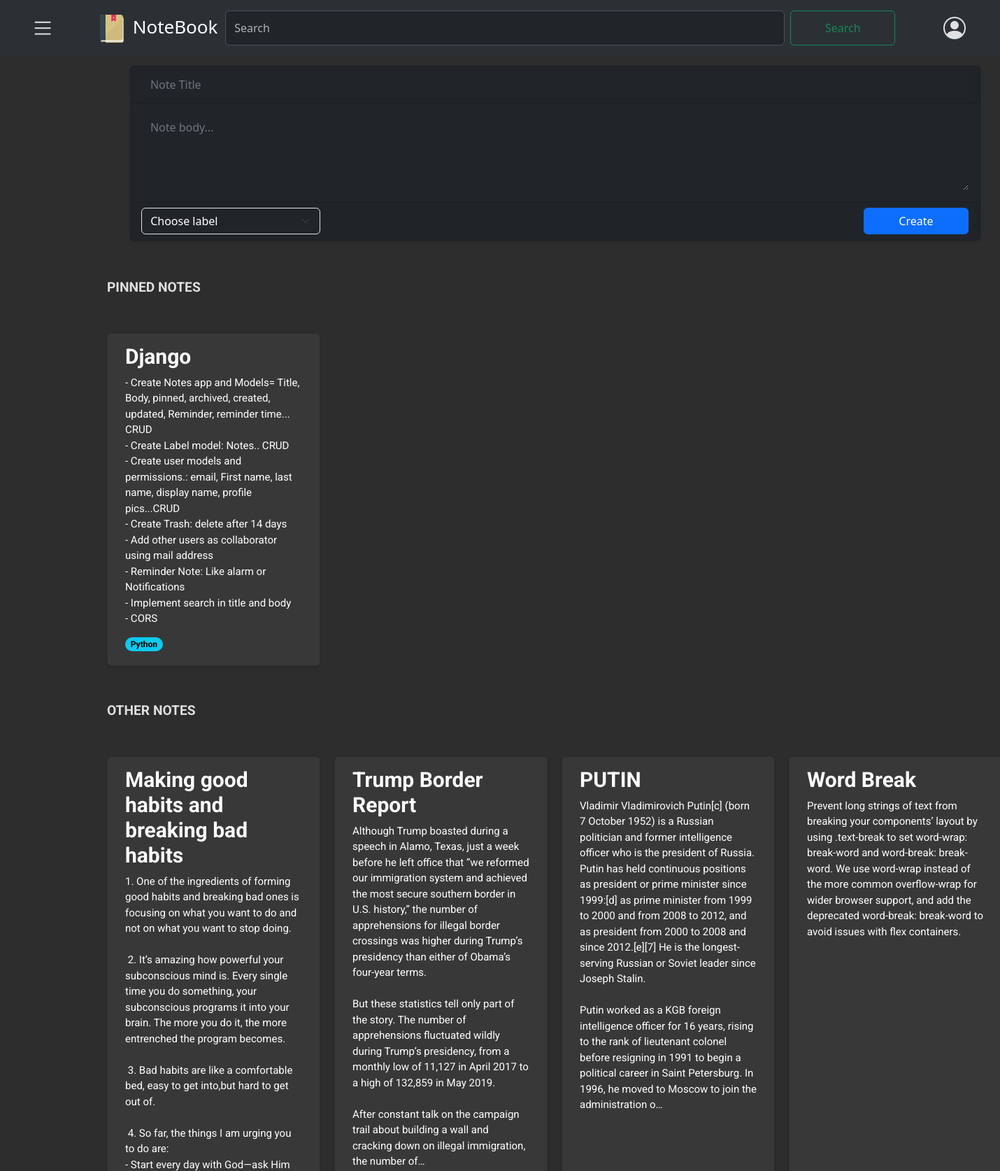
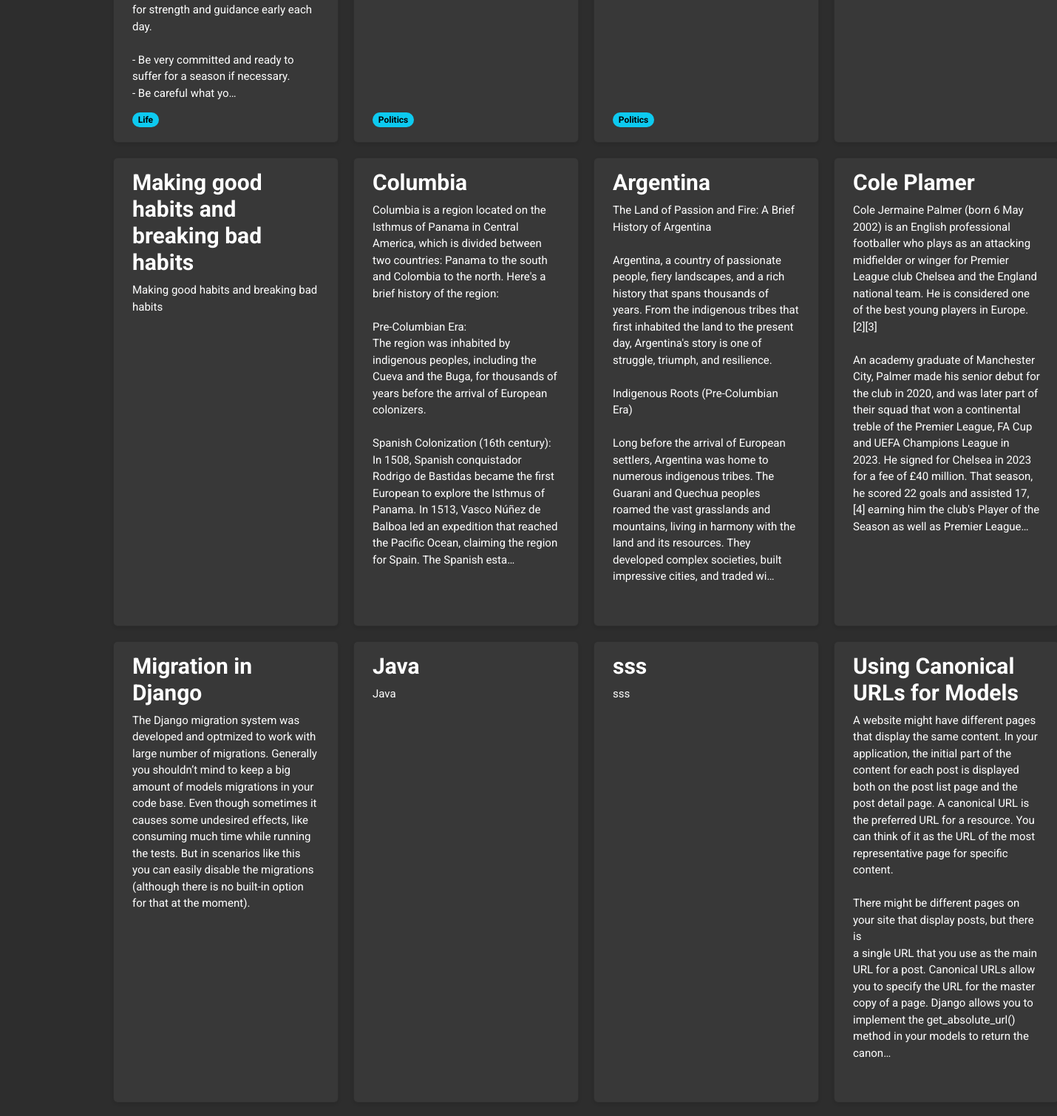
The page /notes/ (signed in, upper part) on the database its author committed (2 pictures, top to bottom).
### notes/models.py (models this page shows, shortened)
class Note(models.Model):
    user= models.ForeignKey(CustomUser,on_delete=models.CASCADE, related_name='notes')
    title= models.CharField(max_length=100, null=False)
    body= models.TextField()
    label= models.ForeignKey(Label, on_delete=models.SET_NULL, related_name="notes", blank=True, null=True)
    archived= models.BooleanField(default=False)
    pinned= models.BooleanField(default= False)
    created = models.DateTimeField(auto_now_add= True)
    updated= models.DateTimeField(auto_now=True)
    trashed = models.BooleanField(default=False)
    class Meta:
        ordering= ['-updated']
        indexes= [
            models.Index(fields=["-updated"])
        ]
        verbose_name = "Note"
        verbose_name_plural= "Notes"

class Label(models.Model):
    user = models.ForeignKey(CustomUser, on_delete=models.CASCADE, related_name='labels', default=None)
    name = models.CharField(max_length=50, null=False)
    class Meta:
        verbose_name = "Label"
        verbose_name_plural= "Labels"

### notes/views.py (the view)
# urls.py: path('', notes_list, name='note_list'),
@login_required
def notes_list(request):
    user = request.user
    form = NoteForm()
    pinned_notes = Note.objects.filter(user=user, pinned=True, archived=False)
    other_notes = Note.objects.filter(user=user, pinned=False, archived=False)
    return render(request,
                  'notes/note/list.html',
                  {'pinned_notes': pinned_notes,
                   'other_notes': other_notes,
                   'form': form})

### notes/forms.py
class NoteForm(forms.ModelForm):
    class Meta:
        model = Note
        fields = ['title', 'body', 'label', 'archived', 'pinned']
        widgets = {
            'label': forms.Select(),
        }
    def __init__(self, *args, **kwargs):
        user = kwargs.pop('user', None)  # Get the user from kwargs
        super().__init__(*args, **kwargs)
        if user is not None:
            self.fields['label'].queryset = Label.objects.filter(user=user)
            self.fields['label'].widget.choices = [(label.id, label.name) for label in self.fields['label'].queryset]

### notes/context_processors.py (called while the page is built)
def labels_processor(request):
    if request.user.is_authenticated:
        labels = Label.objects.filter(user=request.user)
    else:
        labels = Label.objects.none()
    return {
        'labels': labels,
    }

### notes/templates/notes/note/list.html (shortened to what this page needs)
{% extends "notes/base.html" %}
{% block content %}
{% load static %}
<p class="text-capitalize" style="font-weight: bold; font-size: larger;">PINNED NOTES</p>
<div class="card-container">
    {% for pinned_note in pinned_notes %}
    <div class="card" data-note-id="{{ pinned_note.id }}">
        <a href="#" class="note-link" data-note-id="{{ pinned_note.id }}">
            <h5 class="card-title">{{ pinned_note.title }}</h5>
            <p class="card-text">{{ pinned_note.body|truncatechars:650 }}</p>
        </a>
        <span class="badge rounded-pill text-bg-info">{{ pinned_note.label.name }}</span>
    </div>
    {% endfor %}
</div>
<p class="text-capitalize" style="font-weight: bold; font-size: larger;">OTHER NOTES</p>
<div class="card-container">
    {% for other_note in other_notes %}
    <div class="card" data-note-id="{{ other_note.id }}">
        <a href="#" class="note-link" data-note-id="{{ other_note.id }}">
            <h5 class="card-title">{{ other_note.title }}</h5>
            <p class="card-text">{{ other_note.body|truncatechars:650 }}</p>
        </a>
        <span class="badge rounded-pill text-bg-info">{{ other_note.label.name }}</span>
    </div>
    {% endfor %}
</div>
{% endblock %}

### notes/static/css/notes.css (style rules this page uses)
:root { --bg-color: #2d2d2d; --text-color: #e0e0e0; --secondary-text-color: #b0b0b0; --card-bg-color: #383838; }
html, body { background-color: #2d2d2d !important; color: #e0e0e0 !important; font-family: 'Roboto', sans-serif; }
.card-container { display: grid; grid-template-columns: repeat(auto-fill, minmax(250px, 1fr)); gap: 20px; padding: 10px; font-family: 'Roboto', Arial, sans-serif; width: 1300px; margin-top: 30px; margin-bottom: 30px; background-color: #2d2d2d !important; border-color: #444 !important; text-align: justify; }
.card { border-radius: 8px; padding: 15px 25px; box-shadow: 0 2px 4px rgba(0,0,0,0.1); background-color: #383838 !important; position: relative; padding-bottom: 20px; }
.card-title { font-size: 30px; font-weight: bold; margin-bottom: 15px; color: white !important; text-align: left; padding: 0 ; }
.card-text { font-size: 15px; color: white; text-align: left; padding: 0 0 35px; line-height: 1.5; white-space: pre-wrap; word-wrap: break-word; }
.note-link { text-decoration: none; color: inherit; }
.text-capitalize { font-family: 'Roboto', Arial, sans-serif; font-size: 18px; margin: 0; font-weight: normal; padding: 10px; }
.badge { display: inline-block; position: absolute; bottom: 20px; }

### rows shown on the page
Note: title "Django", body "- Create Notes app and Models= Title, Body, pinned, archived, created, updated, Reminder, reminder time... CRUD - Create Label model: Notes.. CRUD - Create user models and permissions.: email, First name, last name, display name, profile pics...CRUD - Create Trash: delete after 14 days - Add other users as collaborator using mail address - Reminder Note: Like alarm or Notifications - Implement search in title and body - CORS", label.name "Python"
Note: title "Making good habits and breaking bad habits", body "1. One of the ingredients of forming good habits and breaking bad ones is focusing on what you want to do and not on what you want to stop doing. 2. It’s amazing how powerful your subconscious mind is. Every single time you do something, your subconscious programs it into your brain. The more you do it, the more entrenched the program becomes. 3. Bad habits are like a comfortable bed, easy to get into,but hard to get out of. 4. So far, the things I am urging you to do are: - Start every day with God—ask Him for strength and guidance early each day. - Be very committed and ready to suffer for a season if necessary. - Be careful what yo…", label.name "Life"
Note: title "Trump Border Report", body "Although Trump boasted during a speech in Alamo, Texas, just a week before he left office that “we reformed our immigration system and achieved the most secure southern border in U.S. history,” the number of apprehensions for illegal border crossings was higher during Trump’s presidency than either of Obama’s four-year terms. But these statistics tell only part of the story. The number of apprehensions fluctuated wildly during Trump’s presidency, from a monthly low of 11,127 in April 2017 to a high of 132,859 in May 2019. After constant talk on the campaign trail about building a wall and cracking down on illegal immigration, the number of…", label.name "Politics"
Note: title "PUTIN", body "Vladimir Vladimirovich Putin[c] (born 7 October 1952) is a Russian politician and former intelligence officer who is the president of Russia. Putin has held continuous positions as president or prime minister since 1999:[d] as prime minister from 1999 to 2000 and from 2008 to 2012, and as president from 2000 to 2008 and since 2012.[e][7] He is the longest-serving Russian or Soviet leader since Joseph Stalin. Putin worked as a KGB foreign intelligence officer for 16 years, rising to the rank of lieutenant colonel before resigning in 1991 to begin a political career in Saint Petersburg. In 1996, he moved to Moscow to join the administration o…", label.name "Politics"
Note: title "Word Break", body "Prevent long strings of text from breaking your components’ layout by using .text-break to set word-wrap: break-word and word-break: break-word. We use word-wrap instead of the more common overflow-wrap for wider browser support, and add the deprecated word-break: break-word to avoid issues with flex containers."
Note: title "Making good habits and breaking bad habits", body "Making good habits and breaking bad habits"
Note: title "Columbia", body "Columbia is a region located on the Isthmus of Panama in Central America, which is divided between two countries: Panama to the south and Colombia to the north. Here's a brief history of the region: Pre-Columbian Era: The region was inhabited by indigenous peoples, including the Cueva and the Buga, for thousands of years before the arrival of European colonizers. Spanish Colonization (16th century): In 1508, Spanish conquistador Rodrigo de Bastidas became the first European to explore the Isthmus of Panama. In 1513, Vasco Núñez de Balboa led an expedition that reached the Pacific Ocean, claiming the region for Spain. The Spanish esta…"
Note: title "Argentina", body "The Land of Passion and Fire: A Brief History of Argentina Argentina, a country of passionate people, fiery landscapes, and a rich history that spans thousands of years. From the indigenous tribes that first inhabited the land to the present day, Argentina's story is one of struggle, triumph, and resilience. Indigenous Roots (Pre-Columbian Era) Long before the arrival of European settlers, Argentina was home to numerous indigenous tribes. The Guarani and Quechua peoples roamed the vast grasslands and mountains, living in harmony with the land and its resources. They developed complex societies, built impressive cities, and traded wi…"
Note: title "Cole Plamer", body "Cole Jermaine Palmer (born 6 May 2002) is an English professional footballer who plays as an attacking midfielder or winger for Premier League club Chelsea and the England national team. He is considered one of the best young players in Europe.[2][3] An academy graduate of Manchester City, Palmer made his senior debut for the club in 2020, and was later part of their squad that won a continental treble of the Premier League, FA Cup and UEFA Champions League in 2023. He signed for Chelsea in 2023 for a fee of £40 million. That season, he scored 22 goals and assisted 17,[4] earning him the club's Player of the Season as well as Premier League…"
Note: title "Migration in Django", body "The Django migration system was developed and optmized to work with large number of migrations. Generally you shouldn’t mind to keep a big amount of models migrations in your code base. Even though sometimes it causes some undesired effects, like consuming much time while running the tests. But in scenarios like this you can easily disable the migrations (although there is no built-in option for that at the moment)."
Note: title "Java", body "Java"
Note: title "sss", body "sss"
Note: title "Using Canonical URLs for Models", body "A website might have different pages that display the same content. In your application, the initial part of the content for each post is displayed both on the post list page and the post detail page. A canonical URL is the preferred URL for a resource. You can think of it as the URL of the most representative page for specific content. There might be different pages on your site that display posts, but there is a single URL that you use as the main URL for a post. Canonical URLs allow you to specify the URL for the master copy of a page. Django allows you to implement the get_absolute_url() method in your models to return the canon…"
